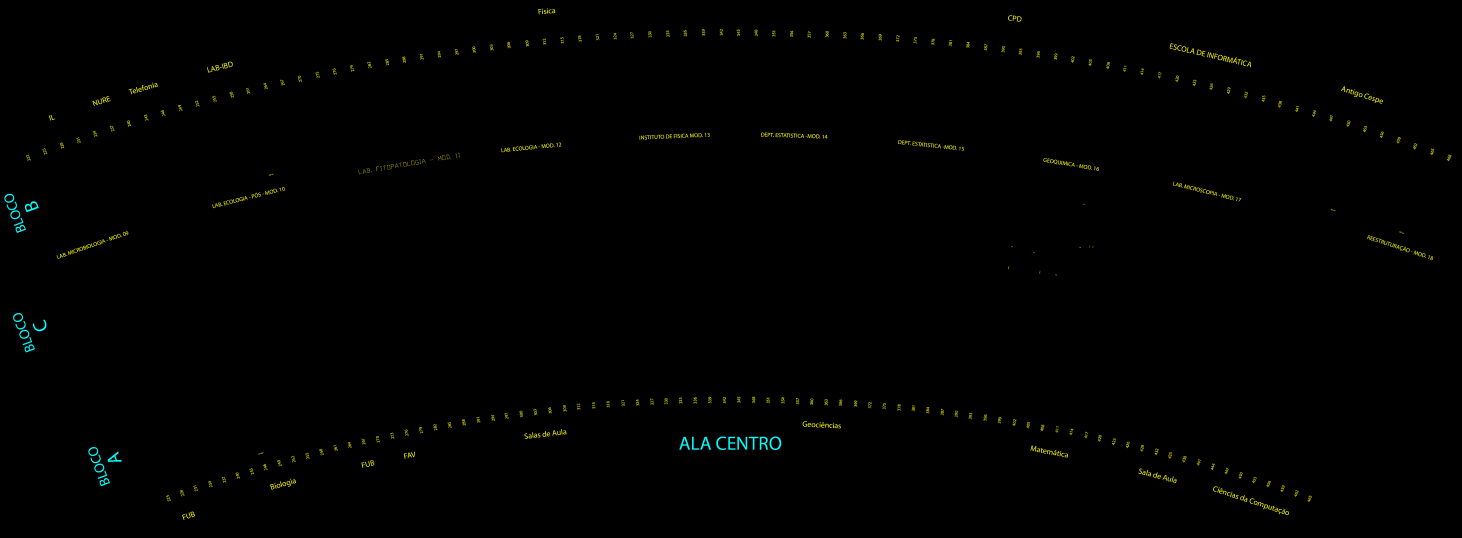
%> input picture AppUnb-50Anos v1.0/GMUnB - v1.1/assets/icc_centro_ss.png, 5847 x 2149 px (shown at 1/4 size)
$ octave divisor.m   (GNU Octave 9; MATLAB toolbox functions it lacks are replaced by stand-ins)
%> lines starting %> are read from the running program, lines starting %| are printed output that depends on the picture
clear all
close all

nome = 'ICC_CENTRO_SS';
bSize = 256;


imgNome = strcat(nome, '.png');
[imagem, map, file] = imread(imgNome);
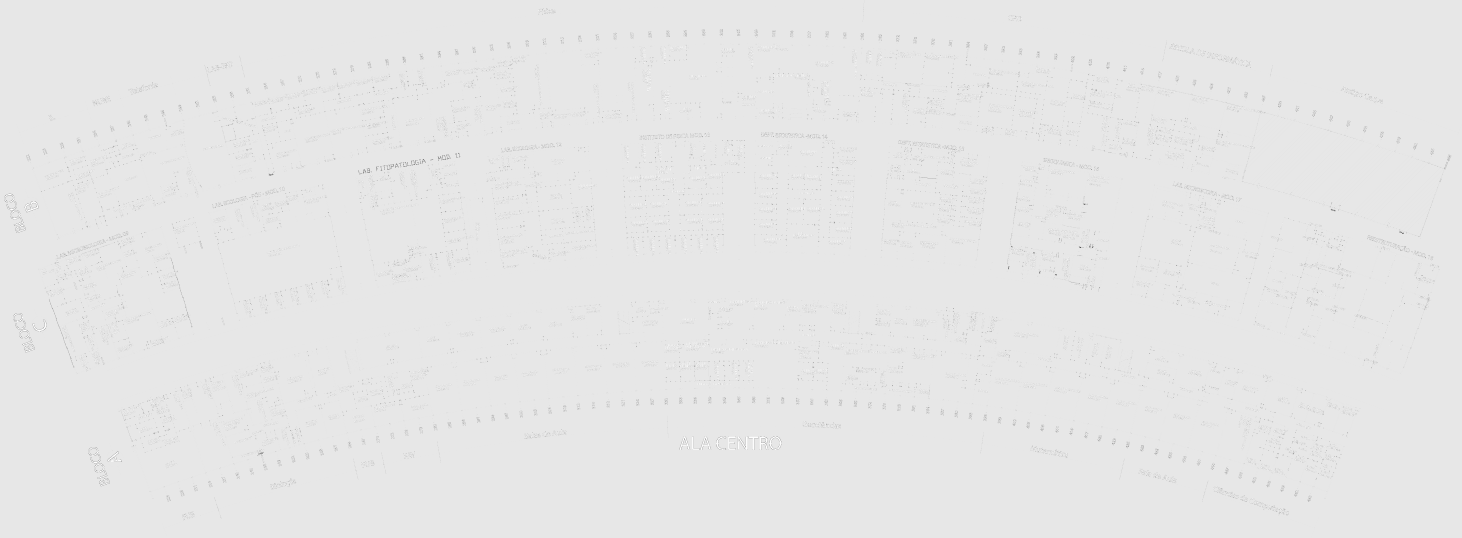
%> imagem: size 2149x5847 uint8 (shown at 1/4 size); min 0, max 255, mean 230.4
%> map = 256 rows, first 12: [0.584 0.584 0; 0.941 0.941 0; 0.318 0.318 0; 0.875 0.875 0; 0 0.337 0.337; 0 0.459 0.459; 0 0.561 0.561; 0.145 0.145 0; 0.8 0.8 0; 0 0.224 0.224; 0 0.353 0.353; 0 0.569 0.569]; file = []

[h, l] = size(file)
%> h = 0; l = 0
[h, l] = size(imagem(:, :, 1))
%> h = 2149; l = 5847


i = ceil(h/bSize);
%> i = 9
j = ceil(l/bSize);
%> j = 23

h = i*bSize;
%> h = 2304
l = j*bSize;
%> l = 5888

imagem = imresize(imagem, [h, l]);
%> (the run ends here)
